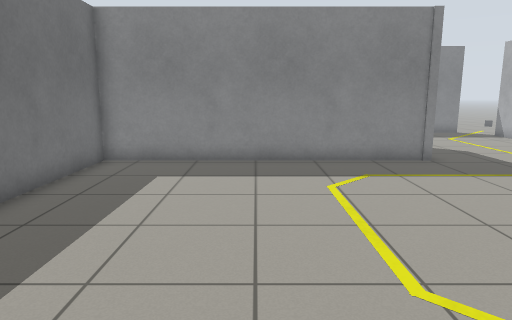
view 1 (above)

13 first-person views from a walk through a Gazebo world. The camera is 1.1 m above the floor, tilts 10° down and sees 70° across. The floor is counted in squares, 0.5 m on a side. Each view is taken from the middle of a square. On the plan, view 1 faces up. The plan holds only what a view shows up to about 20 squares ahead; the rest is blank. Robots are left out.

view 2
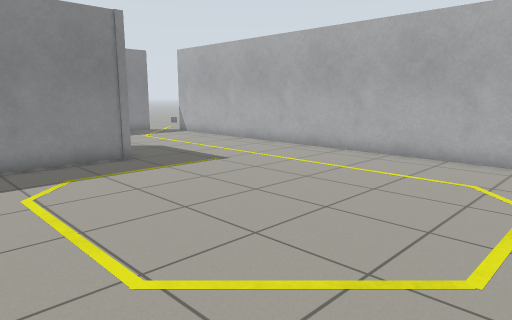

view 3
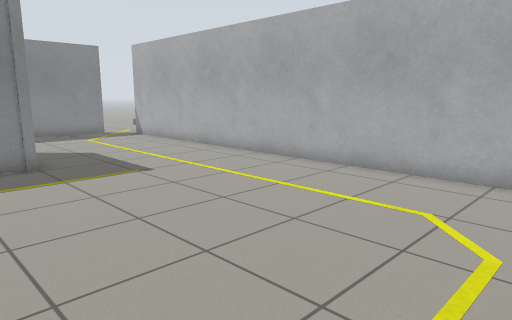

view 4
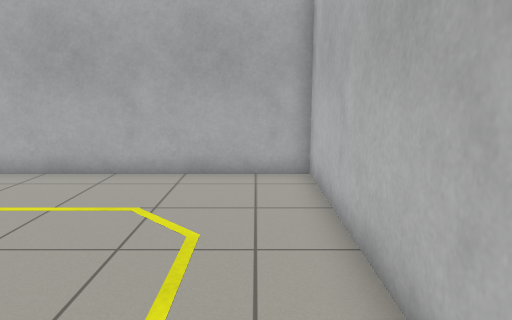

view 5
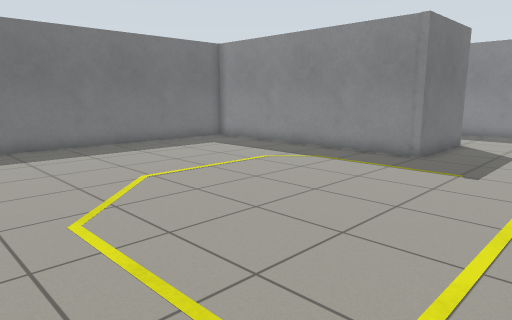

view 6
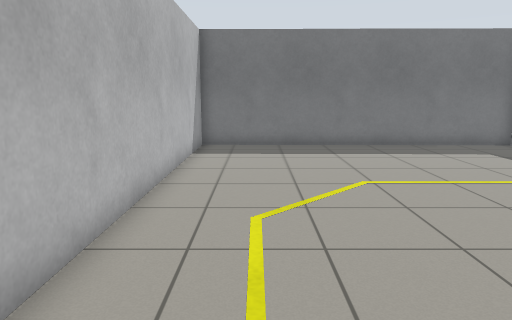

view 7
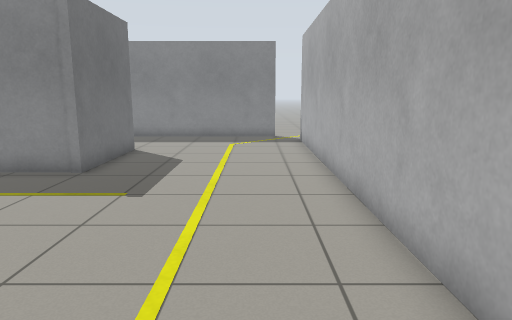

view 8
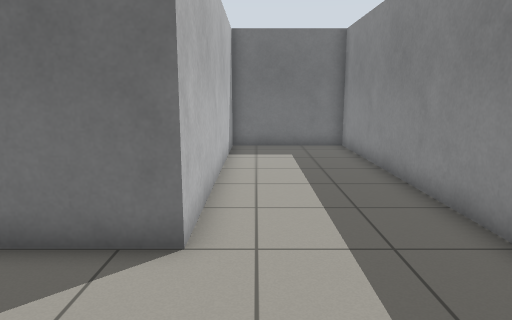

view 9
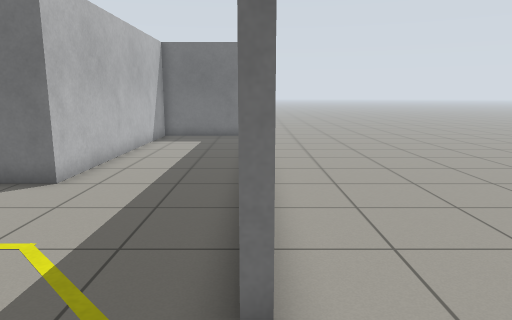

view 10
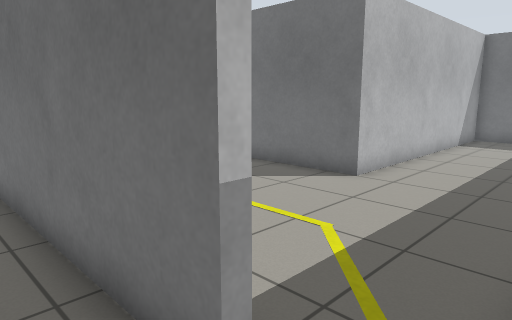

view 11
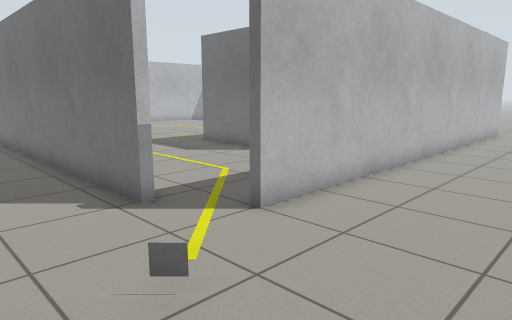

view 12
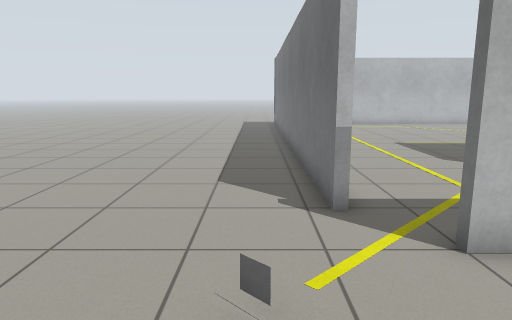

view 13
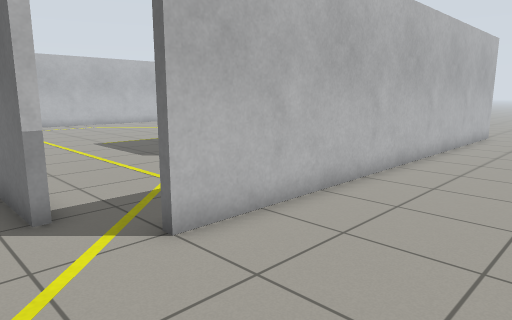

### Floor plan
Points are (right, up) in squares from view 1. A wall is a line through its corners. A room is listed if a view was taken in it or the views show most of it. See-through windows are left out.
Room 1 (views 1, 2, 3, 4, 5, 6, 7, 8)
walls: (12, 21.9) (-5.1, 21.9) (-5.1, 17) (6, 17) (6, 12.4) (-5.2, 12.4) (-5.4, -1.4) (13.2, -1.5) (13.2, 20.2)
ways out: opening at (12, 21) to room 2
Room 2 (views 9, 10, 11, 12, 13)
walls: (13.2, 20.2) (13.5, 20.2) (13.5, 6.9); (-7, 22.2) (12, 22.2) (12, 21.9)
ways out: opening at (12, 21) to room 1
objects: grey box (15, 24)

Positions as (right, up) in squares from view 1, and headings:
1: (0, 0), facing up
2: (0, 0), facing up-right
3: (3, 0), facing up-right
4: (3, 0), facing right
5: (11, -1), facing up-left
6: (11, 1), facing left
7: (11, 2), facing up
8: (11, 18), facing left
9: (15, 22), facing left
10: (15, 22), facing down-left
11: (17, 27), facing down-left
12: (15, 27), facing down
13: (15, 27), facing down-left
